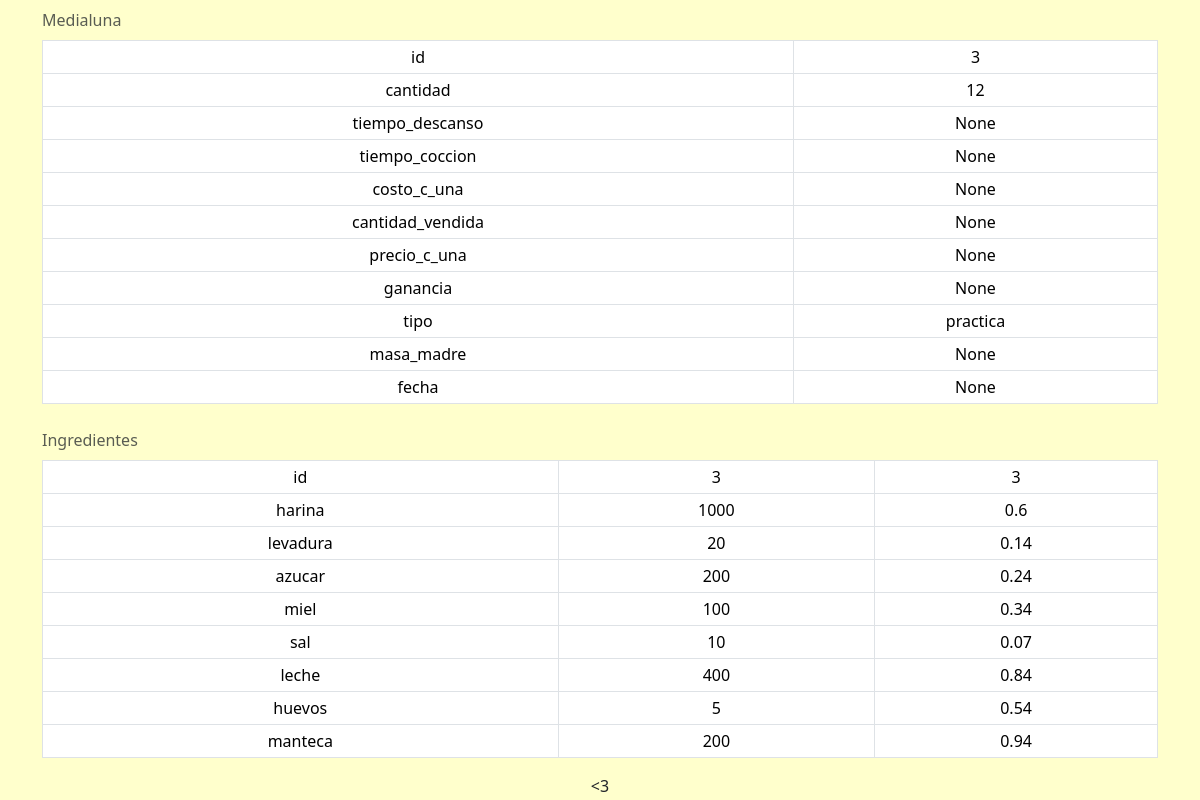
Page /medialunas/3 on the committed database.
### tables this page shows
CREATE TABLE "medialunas" (
	"id"	INTEGER NOT NULL UNIQUE,
	"cantidad"	INTEGER,
	"tiempo_descanso"	REAL,
	"tiempo_coccion"	REAL,
	"costo_c_una"	REAL,
	"cantidad_vendida"	INTEGER,
	"precio_c_una"	REAL,
	"ganancia"	REAL,
	"tipo"	TEXT,
	"masa_madre"	INTEGER, "fecha" TEXT,
	PRIMARY KEY("id" AUTOINCREMENT)
);

CREATE TABLE ingredientes (
	id INTEGER NOT NULL,
	harina INTEGER,
	levadura INTEGER,
	azucar INTEGER,
	miel INTEGER,
	sal INTEGER,
	leche INTEGER,
	huevos INTEGER,
	manteca INTEGER,
	FOREIGN KEY(id) REFERENCES medialunas(id)
);

CREATE TABLE precios (
	id INTEGER NOT NULL,
	harina REAL,
	levadura REAL,
	azucar REAL,
	miel REAL,
	sal REAL,
	leche REAL,
	huevos REAL,
	manteca REAL,
	FOREIGN KEY(id) REFERENCES medialunas(id)
);

### app.py (the view)
@app.route('/medialunas/<int:id>')
def mostrar_medialunas(id: int):
    with sqlite3.connect(database) as connection:
        cursor = connection.cursor()
        cursor.execute("SELECT * FROM medialunas WHERE id=?", (str(id),))
        selected_medialuna = cursor.fetchone()
        cursor.execute("SELECT * FROM ingredientes WHERE id=?", (str(id),))
        selected_ingredientes = cursor.fetchone()
        cursor.execute("SELECT * FROM precios WHERE id=?", (str(id),))
        selected_precios = cursor.fetchone()
    print(COLUMNAS_INGREDIENTES_PRECIOS)
    medialuna = {}
    ingredientes = {}
    precios = {}
    if selected_medialuna != None:
        for i in range(len(COLUMNAS_MEDIALUNAS)):
            medialuna[COLUMNAS_MEDIALUNAS[i]] = selected_medialuna[i]
    if selected_ingredientes != None:
        for i in range(len(COLUMNAS_INGREDIENTES_PRECIOS)):
            ingredientes[COLUMNAS_INGREDIENTES_PRECIOS[i]] = selected_ingredientes[i]
    if selected_precios != None:
        for i in range(len(COLUMNAS_INGREDIENTES_PRECIOS)):
            precios[COLUMNAS_INGREDIENTES_PRECIOS[i]] = selected_precios[i]
    return render_template("medialunas.html", medialuna=medialuna,
                           ingredientes=ingredientes, precios=precios)

### templates/medialunas.html (shortened to what this page needs)
{% extends "layout.html" %}
{% block main %}
<div class="container table-responsive-sm">
    <table class="table table-sm table-hover table-bordered">
        <caption> Medialuna </caption>
        <tbody>
            {% for key in medialuna %}
            <tr>
                <td>
                    {{ key }}
                </td>
                <td>
                    {{ medialuna[key] }}
                </td>
            </tr>
            {% endfor %}
        </tbody>
    </table>
    <table class="table table-sm table-hover table-bordered">
        <caption> Ingredientes </caption>
        <tbody>
            {% for key in ingredientes %}
            <tr>
                <td>
                    {{ key }}
                </td>
                <td>
                    {{ ingredientes[key] }}
                </td>
                <td>
                    {{ precios[key] }}
                </td>
            </tr>
            {% endfor %}
        </tbody>
    </table>
</div>
{% endblock %}

### static/styles.css (style rules this page uses)
body { background-color: #ffffcc !important; text-align: center !important; }
caption { caption-side: top; }

### rows in the picture
medialunas: id "3" "12" "practica"
ingredientes: id "3" "1000" "20" "200" "100" "10" "400" "5" "200"
precios: id "3" "0.6" "0.14" "0.24" "0.34" "0.07" "0.84" "0.54" "0.94"

### other values in the picture
{{ key }} "id" "cantidad" "tiempo_descanso" "tiempo_coccion" "costo_c_una" "cantidad_vendida" "precio_c_una" "ganancia" "tipo" "masa_madre" "fecha"
{{ medialuna[key] }} "None" "None" "None" "None" "None" "None" "None" "None"
{{ key }} "id" "harina" "levadura" "azucar" "miel" "sal" "leche" "huevos" "manteca"
